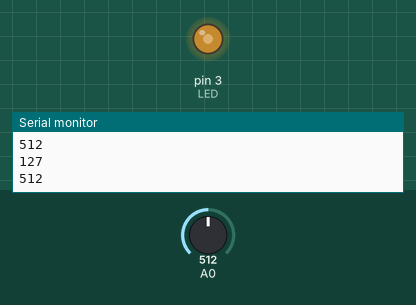
This sketch was run on a simulated Arduino Uno, built with avr-gcc and run on an emulated ATmega328P. Shown: output pins drawn as LEDs (lit = HIGH), the last lines printed to the serial monitor. Inputs (shaded band) come from the test bench; at power-on: A0 = 512.

Above: at 1.2 s.
1.3 s: A0 set to 716
At 2.4 s:
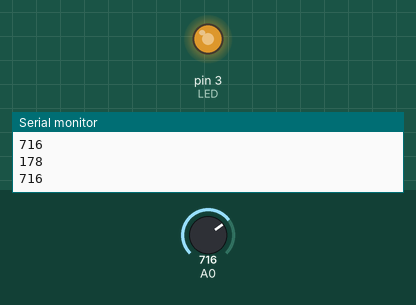
2.9 s: A0 set to 900
At 3.9 s:
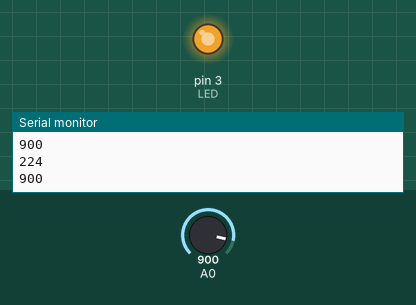
4.5 s: A0 set to 122
At 5.5 s:
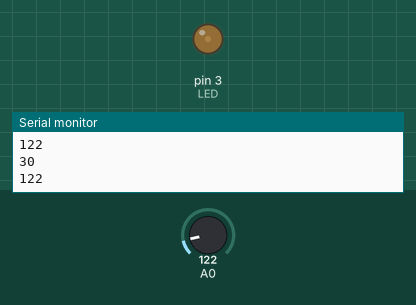
6.1 s: A0 set to 0
At 7.0 s:
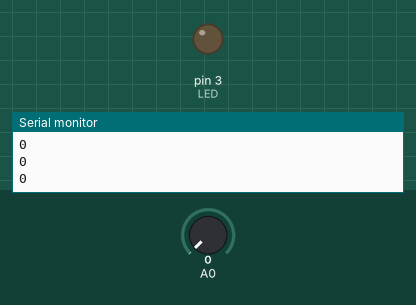
7.7 s: A0 set to 511
At 8.4 s:
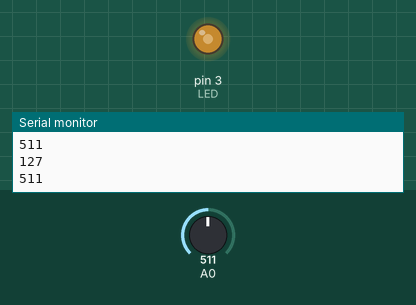
Timing chart, 0 to 10.3 s (numbered marks = the images above; inputs shaded):
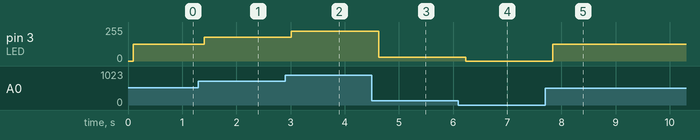

Measured:
- after the input at 1.3 s, pin 3 (LED): 127/255 → 178/255 after 0.11 s
- after the input at 2.9 s, pin 3 (LED): 178/255 → 224/255 after 0.12 s
- after the input at 4.5 s, pin 3 (LED): 224/255 → 30/255 after 0.13 s
- after the input at 6.1 s, pin 3 (LED): 30/255 → 0/255 after 0.13 s
- after the input at 7.7 s, pin 3 (LED): 0/255 → 127/255 after 0.14 s

The sketch:

test09analogRead.ino
```cpp
#define LED 3
int reg = 0;
void setup() {
  Serial.begin(9600);
}
void loop() {
  reg = analogRead(A0);
  Serial.println(reg);
  delay(100);
  //mission : 가변저항 값을 이용하여
  //LED 밝기 조절하기.
  //reg /= 4;
  //analogWrite(LED,reg);
  Serial.println(map(reg,0,1023,0,255));
  analogWrite(LED,map(reg,0,1023,0,255));
}
```
